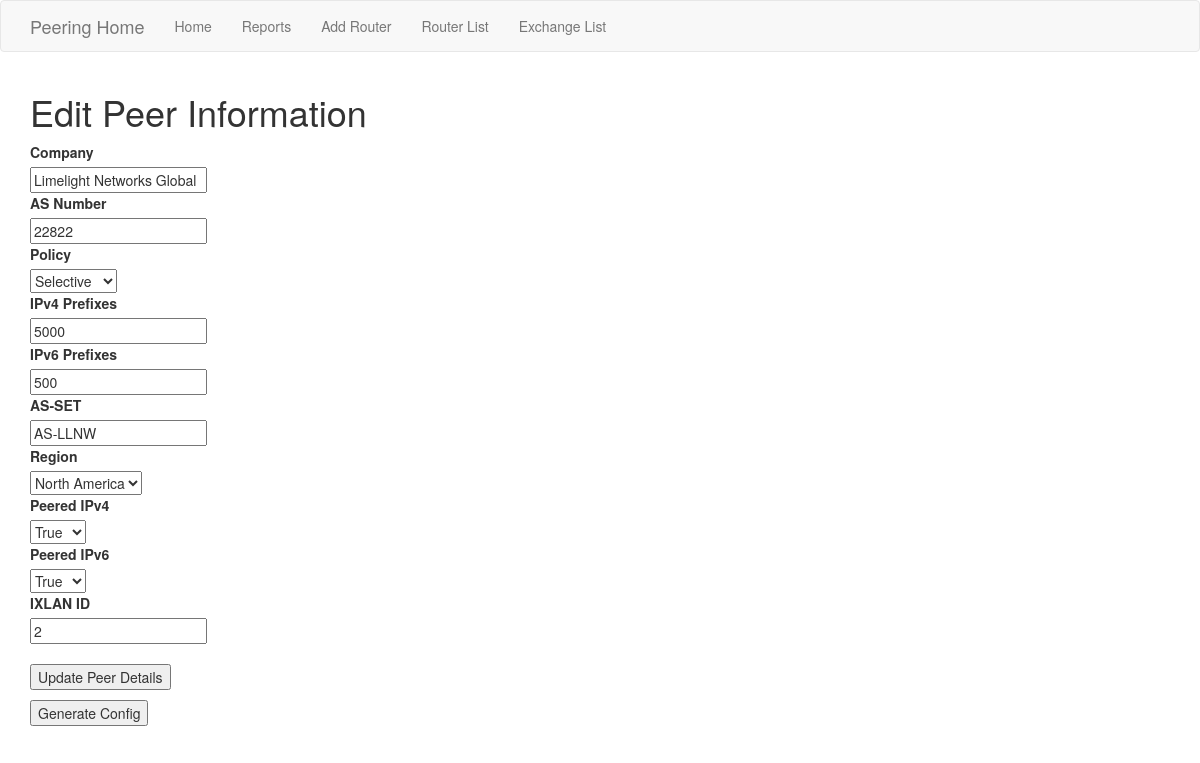
Page /peer_id/2 on the committed database.
### app/models.py (models this page shows, shortened)
class Peer(db.Model):
    id = db.Column(db.Integer, primary_key=True)
    name = db.Column(db.String(64), index=True, unique=False)
    asn = db.Column(db.Integer, index=True, unique=False)
    policy = db.Column(db.String(64), index=True, unique=False)
    ipv4prefixes = db.Column(db.Integer, index=True, unique=False)
    ipv6prefixes = db.Column(db.Integer, index=True, unique=False)
    as_set = db.Column(db.String(32), index=True, unique=False)
    peered_IPv4 = db.Column(db.Boolean, default=False, nullable=False)
    peered_IPv6 = db.Column(db.Boolean, default=False, nullable=False)
    region = db.Column(db.String(32), index=True, unique=False)
    ixlan = db.Column(db.Integer, db.ForeignKey('exchange.ixlan_id'))

### app/routes.py (the view)
@app.route('/peer_id/<int:id>', methods=['GET', 'POST'])
def edit(id):
    peer = Peer.query.filter_by(id=id).first()
    if peer:
        form = PeersForm(formdata=request.form, obj=peer)
        print(form)
        if form.validate_on_submit():
            save_changes(peer, form)
            flash('Peer updated successfully!')
            return redirect('/')
        return render_template('edit_peer.html', form=form)
    else:
        return 'error loading #{id}'.format(id=id)

### app/forms.py
class PeersForm(FlaskForm):
    policy_choices = [
            ('Open', 'Open'),
            ('Selective', 'Selective'),
            ('Restrictive', 'Restrictive')
            ]
    ip_peered = [
            ('True', 'True'),
            ('False', 'False')
            ]
    region_choices = [
            ('North America','North America'),
            ('Europe', 'Europe'),
            ('Asia', 'Asia')
            ]
    name = StringField('Company', validators=[DataRequired()])
    asn = IntegerField('AS Number', validators=[DataRequired()])
    policy = SelectField('Policy', choices=policy_choices)
    ipv4prefixes = IntegerField('IPv4 Prefixes', validators=[DataRequired()])
    ipv6prefixes = IntegerField('IPv6 Prefixes', validators=[DataRequired()])
    as_set = StringField('AS-SET', validators=[DataRequired()])
    Peered_IPv4 = SelectField('Peered IPv4', choices=ip_peered)
    region = SelectField('Region', choices=region_choices)
    Peered_IPv6 = SelectField('Peered IPv6', choices=ip_peered)
    ixlan = IntegerField('IXLAN ID', validators=[Optional()])
    submit = SubmitField('Update Peer Details')
    generate = SubmitField('Generate Config')

### app/templates/edit_peer.html (shortened to what this page needs)
{% extends 'base.html' %}
{% block app_content %}
    <h1>Edit Peer Information</h2>
    {% from "_formhelpers.html" import render_field %}
    <form action="" method="POST" novalidate>
        <dl>
            {{ render_field(form.name) }}
            {{ render_field(form.asn) }}
            {{ render_field(form.policy) }}
            {{ render_field(form.ipv4prefixes) }}
            {{ render_field(form.ipv6prefixes) }}
            {{ render_field(form.as_set) }}
            {{ render_field(form.region) }}
            {{ render_field(form.Peered_IPv4) }}
            {{ render_field(form.Peered_IPv6) }}
            {{ render_field(form.ixlan) }}
        </dl>
        <p>{{ form.submit() }}</p>
    </form>
    <form id="generate" action ="" method="POST" validate>
        <p>{{ form.generate }}</p>
    </form>
{% endblock %}

### app/templates/_formhelpers.html (shortened to what this page needs)
{% macro render_field(field) %}
  <dt>{{ field.label }}
  <dd>{{ field(**kwargs)|safe }}
  </dd>
{% endmacro %}

### rows in the picture
Peer: name "Limelight Networks Global", asn "22822", policy "Selective", ipv4prefixes "5000", ipv6prefixes "500", as_set "AS-LLNW", region "North America", ixlan "2"

### other values in the picture
{{ field.label }} "Company AS Number Policy IPv4 Prefixes IPv6 Prefixes AS-SET Region Peered IPv4 Peered IPv6 IXLAN ID"
